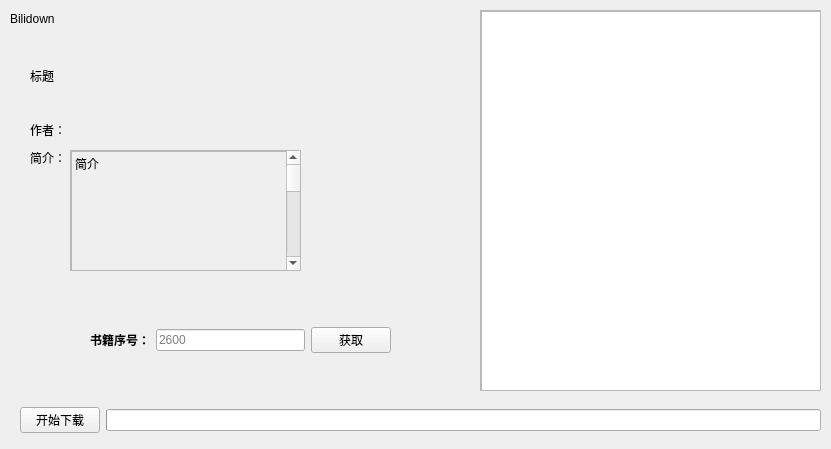
<?xml version="1.0" encoding="UTF-8"?>
<ui version="4.0">
 <class>Form</class>
 <widget class="QWidget" name="Form">
  <property name="geometry">
   <rect>
    <x>0</x>
    <y>0</y>
    <width>831</width>
    <height>449</height>
   </rect>
  </property>
  <property name="windowTitle">
   <string>Form</string>
  </property>
  <widget class="TitleLabel" name="TitleLabel">
   <property name="geometry">
    <rect>
     <x>10</x>
     <y>0</y>
     <width>124</width>
     <height>38</height>
    </rect>
   </property>
   <property name="text">
    <string>Bilidown</string>
   </property>
  </widget>
  <widget class="CardWidget" name="CardWidget">
   <property name="geometry">
    <rect>
     <x>10</x>
     <y>40</y>
     <width>461</width>
     <height>251</height>
    </rect>
   </property>
   <widget class="SubtitleLabel" name="title">
    <property name="geometry">
     <rect>
      <x>20</x>
      <y>10</y>
      <width>271</width>
      <height>51</height>
     </rect>
    </property>
    <property name="text">
     <string>标题</string>
    </property>
    <property name="wordWrap">
     <bool>true</bool>
    </property>
   </widget>
   <widget class="StrongBodyLabel" name="author">
    <property name="geometry">
     <rect>
      <x>20</x>
      <y>80</y>
      <width>131</width>
      <height>19</height>
     </rect>
    </property>
    <property name="text">
     <string>作者：</string>
    </property>
   </widget>
   <widget class="CaptionLabel" name="CaptionLabel">
    <property name="geometry">
     <rect>
      <x>20</x>
      <y>110</y>
      <width>31</width>
      <height>16</height>
     </rect>
    </property>
    <property name="text">
     <string>简介：</string>
    </property>
   </widget>
   <widget class="QLabel" name="cover">
    <property name="geometry">
     <rect>
      <x>300</x>
      <y>10</y>
      <width>151</width>
      <height>221</height>
     </rect>
    </property>
    <property name="sizePolicy">
     <sizepolicy hsizetype="Expanding" vsizetype="Expanding">
      <horstretch>9</horstretch>
      <verstretch>0</verstretch>
     </sizepolicy>
    </property>
    <property name="font">
     <font>
      <pointsize>15</pointsize>
     </font>
    </property>
    <property name="text">
     <string/>
    </property>
    <property name="pixmap">
     <pixmap resource="resources.qrc">:/cover/book-cover-no.svg</pixmap>
    </property>
    <property name="scaledContents">
     <bool>true</bool>
    </property>
   </widget>
   <widget class="ScrollArea" name="ScrollArea_2">
    <property name="geometry">
     <rect>
      <x>60</x>
      <y>110</y>
      <width>231</width>
      <height>121</height>
     </rect>
    </property>
    <property name="widgetResizable">
     <bool>true</bool>
    </property>
    <widget class="QWidget" name="scrollAreaWidgetContents">
     <property name="geometry">
      <rect>
       <x>0</x>
       <y>0</y>
       <width>229</width>
       <height>1000</height>
      </rect>
     </property>
     <property name="minimumSize">
      <size>
       <width>0</width>
       <height>1000</height>
      </size>
     </property>
     <widget class="BodyLabel" name="description">
      <property name="geometry">
       <rect>
        <x>0</x>
        <y>0</y>
        <width>220</width>
        <height>1000</height>
       </rect>
      </property>
      <property name="minimumSize">
       <size>
        <width>220</width>
        <height>1000</height>
       </size>
      </property>
      <property name="frameShape">
       <enum>QFrame::StyledPanel</enum>
      </property>
      <property name="text">
       <string>简介</string>
      </property>
      <property name="alignment">
       <set>Qt::AlignLeading|Qt::AlignLeft|Qt::AlignTop</set>
      </property>
      <property name="wordWrap">
       <bool>true</bool>
      </property>
     </widget>
    </widget>
   </widget>
  </widget>
  <widget class="QWidget" name="horizontalLayoutWidget">
   <property name="geometry">
    <rect>
     <x>90</x>
     <y>300</y>
     <width>301</width>
     <height>80</height>
    </rect>
   </property>
   <layout class="QHBoxLayout" name="horizontalLayout">
    <item>
     <widget class="StrongBodyLabel" name="StrongBodyLabel_2">
      <property name="font">
       <font>
        <family>Microsoft YaHei</family>
        <weight>75</weight>
        <bold>true</bold>
       </font>
      </property>
      <property name="text">
       <string>书籍序号：</string>
      </property>
     </widget>
    </item>
    <item>
     <widget class="LineEdit" name="seriesnum">
      <property name="placeholderText">
       <string>2600</string>
      </property>
     </widget>
    </item>
    <item>
     <widget class="PushButton" name="get">
      <property name="text">
       <string>获取</string>
      </property>
     </widget>
    </item>
   </layout>
  </widget>
  <widget class="ScrollArea" name="ScrollArea">
   <property name="geometry">
    <rect>
     <x>480</x>
     <y>10</y>
     <width>341</width>
     <height>381</height>
    </rect>
   </property>
   <property name="widgetResizable">
    <bool>true</bool>
   </property>
   <widget class="QWidget" name="scrollAreaWidgetContents_2">
    <property name="geometry">
     <rect>
      <x>0</x>
      <y>0</y>
      <width>339</width>
      <height>379</height>
     </rect>
    </property>
    <property name="minimumSize">
     <size>
      <width>0</width>
      <height>0</height>
     </size>
    </property>
    <widget class="ListWidget" name="ListWidget">
     <property name="geometry">
      <rect>
       <x>0</x>
       <y>0</y>
       <width>340</width>
       <height>380</height>
      </rect>
     </property>
     <property name="minimumSize">
      <size>
       <width>340</width>
       <height>380</height>
      </size>
     </property>
    </widget>
   </widget>
  </widget>
  <widget class="QWidget" name="horizontalLayoutWidget_2">
   <property name="geometry">
    <rect>
     <x>20</x>
     <y>400</y>
     <width>801</width>
     <height>41</height>
    </rect>
   </property>
   <layout class="QHBoxLayout" name="horizontalLayout_2">
    <item>
     <widget class="PushButton" name="Start">
      <property name="text">
       <string>开始下载</string>
      </property>
     </widget>
    </item>
    <item>
     <widget class="ProgressBar" name="ProgressBar"/>
    </item>
   </layout>
  </widget>
 </widget>
 <customwidgets>
  <customwidget>
   <class>PushButton</class>
   <extends>QPushButton</extends>
   <header>qfluentwidgets</header>
  </customwidget>
  <customwidget>
   <class>CardWidget</class>
   <extends>QFrame</extends>
   <header>qfluentwidgets</header>
   <container>1</container>
  </customwidget>
  <customwidget>
   <class>ScrollArea</class>
   <extends>QScrollArea</extends>
   <header>qfluentwidgets</header>
   <container>1</container>
  </customwidget>
  <customwidget>
   <class>CaptionLabel</class>
   <extends>QLabel</extends>
   <header>qfluentwidgets</header>
  </customwidget>
  <customwidget>
   <class>BodyLabel</class>
   <extends>QLabel</extends>
   <header>qfluentwidgets</header>
  </customwidget>
  <customwidget>
   <class>StrongBodyLabel</class>
   <extends>QLabel</extends>
   <header>qfluentwidgets</header>
  </customwidget>
  <customwidget>
   <class>SubtitleLabel</class>
   <extends>QLabel</extends>
   <header>qfluentwidgets</header>
  </customwidget>
  <customwidget>
   <class>TitleLabel</class>
   <extends>QLabel</extends>
   <header>qfluentwidgets</header>
  </customwidget>
  <customwidget>
   <class>ProgressBar</class>
   <extends>QProgressBar</extends>
   <header>qfluentwidgets</header>
  </customwidget>
  <customwidget>
   <class>LineEdit</class>
   <extends>QLineEdit</extends>
   <header>qfluentwidgets</header>
  </customwidget>
  <customwidget>
   <class>ListWidget</class>
   <extends>QListWidget</extends>
   <header>qfluentwidgets</header>
  </customwidget>
 </customwidgets>
 <resources>
  <include location="resources.qrc"/>
  <include location="resources.qrc"/>
 </resources>
 <connections/>
</ui>
